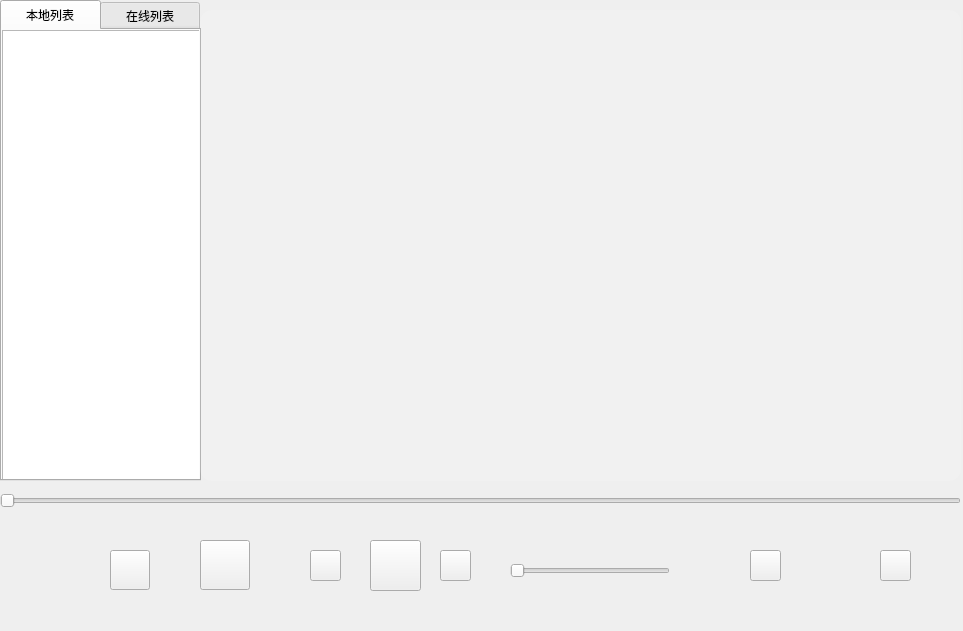
<?xml version="1.0" encoding="UTF-8"?>
<ui version="4.0">
 <class>MusicWindow</class>
 <widget class="QMainWindow" name="MusicWindow">
  <property name="geometry">
   <rect>
    <x>0</x>
    <y>0</y>
    <width>963</width>
    <height>631</height>
   </rect>
  </property>
  <property name="windowTitle">
   <string>车载多媒体-音乐播放器</string>
  </property>
  <property name="styleSheet">
   <string notr="true">QPushButton#btn_play[mode='pause']{border-image:url()}</string>
  </property>
  <widget class="QWidget" name="centralwidget">
   <property name="styleSheet">
    <string notr="true">QPushButton#btn_play[mode='pause']{border-image:url(:/image/player/play.svg);}
QPushButton#btn_play[mode='play']{border-image:url(:/image/player/pause.svg);}</string>
   </property>
   <widget class="QTabWidget" name="tabWidget">
    <property name="geometry">
     <rect>
      <x>0</x>
      <y>0</y>
      <width>201</width>
      <height>481</height>
     </rect>
    </property>
    <property name="styleSheet">
     <string notr="true">QTabBar::tab{height:30;width:100}</string>
    </property>
    <property name="currentIndex">
     <number>0</number>
    </property>
    <widget class="QWidget" name="tab_local">
     <attribute name="title">
      <string>本地列表</string>
     </attribute>
     <widget class="QListWidget" name="list_local">
      <property name="geometry">
       <rect>
        <x>0</x>
        <y>0</y>
        <width>201</width>
        <height>451</height>
       </rect>
      </property>
     </widget>
    </widget>
    <widget class="QWidget" name="tab_online">
     <attribute name="title">
      <string>在线列表</string>
     </attribute>
     <widget class="QListWidget" name="list_online">
      <property name="geometry">
       <rect>
        <x>0</x>
        <y>0</y>
        <width>201</width>
        <height>451</height>
       </rect>
      </property>
     </widget>
    </widget>
   </widget>
   <widget class="QPushButton" name="btn_play">
    <property name="geometry">
     <rect>
      <x>370</x>
      <y>540</y>
      <width>51</width>
      <height>51</height>
     </rect>
    </property>
    <property name="styleSheet">
     <string notr="true"/>
    </property>
    <property name="text">
     <string/>
    </property>
   </widget>
   <widget class="QSlider" name="play_progress_bar">
    <property name="geometry">
     <rect>
      <x>0</x>
      <y>490</y>
      <width>961</width>
      <height>22</height>
     </rect>
    </property>
    <property name="orientation">
     <enum>Qt::Horizontal</enum>
    </property>
   </widget>
   <widget class="QPushButton" name="btn_prev">
    <property name="geometry">
     <rect>
      <x>310</x>
      <y>550</y>
      <width>31</width>
      <height>31</height>
     </rect>
    </property>
    <property name="styleSheet">
     <string notr="true">border-image: url(:/image/player/next.svg);</string>
    </property>
    <property name="text">
     <string/>
    </property>
   </widget>
   <widget class="QPushButton" name="btn_next">
    <property name="geometry">
     <rect>
      <x>440</x>
      <y>550</y>
      <width>31</width>
      <height>31</height>
     </rect>
    </property>
    <property name="styleSheet">
     <string notr="true">border-image: url(:/image/player/prev.svg);</string>
    </property>
    <property name="text">
     <string/>
    </property>
   </widget>
   <widget class="QPushButton" name="btn_file">
    <property name="geometry">
     <rect>
      <x>750</x>
      <y>550</y>
      <width>31</width>
      <height>31</height>
     </rect>
    </property>
    <property name="styleSheet">
     <string notr="true">border-image: url(:/image/player/file.svg);</string>
    </property>
    <property name="text">
     <string/>
    </property>
   </widget>
   <widget class="QSlider" name="slider_voice">
    <property name="geometry">
     <rect>
      <x>510</x>
      <y>560</y>
      <width>160</width>
      <height>22</height>
     </rect>
    </property>
    <property name="orientation">
     <enum>Qt::Horizontal</enum>
    </property>
   </widget>
   <widget class="QPushButton" name="btn_quit">
    <property name="geometry">
     <rect>
      <x>880</x>
      <y>550</y>
      <width>31</width>
      <height>31</height>
     </rect>
    </property>
    <property name="styleSheet">
     <string notr="true">border-image: url(:/image/player/back.svg);</string>
    </property>
    <property name="text">
     <string/>
    </property>
   </widget>
   <widget class="QListView" name="lyricView">
    <property name="geometry">
     <rect>
      <x>200</x>
      <y>10</y>
      <width>761</width>
      <height>471</height>
     </rect>
    </property>
    <property name="styleSheet">
     <string notr="true">QListView {
        background: rgba(255,255,255,0.1);
        border-radius: 12px;
        padding: 20px 0;
        font-family: &quot;Microsoft YaHei&quot;;
      font-size: 20px;
        outline: none;
    }
    
    QListView::item {
        height: 50px;
qproperty-alignment: AlignCenter;
        color: white;
        border: none;
        text-align: center;
    }
    
    QListView::item:selected {
        color: #e74c3c;
        background: rgba(231, 76, 60, 0.1);
        font-size: 24px;
        font-weight: bold;
        border-radius: 8px;
    }
    
    QScrollBar:vertical {
        width: 8px;
        background: rgba(200, 200, 200, 0.1);
    }
    
    QScrollBar::handle:vertical {
        background: rgba(231, 76, 60, 0.6);
        border-radius: 4px;
    }</string>
    </property>
   </widget>
   <widget class="QLabel" name="label_background">
    <property name="geometry">
     <rect>
      <x>200</x>
      <y>10</y>
      <width>761</width>
      <height>471</height>
     </rect>
    </property>
    <property name="text">
     <string/>
    </property>
   </widget>
   <widget class="QPushButton" name="btn_del">
    <property name="geometry">
     <rect>
      <x>110</x>
      <y>550</y>
      <width>40</width>
      <height>40</height>
     </rect>
    </property>
    <property name="styleSheet">
     <string notr="true">border-image: url(:/image/player/del.svg);</string>
    </property>
    <property name="text">
     <string/>
    </property>
   </widget>
   <widget class="QPushButton" name="btn_mode">
    <property name="geometry">
     <rect>
      <x>200</x>
      <y>540</y>
      <width>50</width>
      <height>50</height>
     </rect>
    </property>
    <property name="text">
     <string/>
    </property>
   </widget>
   <zorder>label_background</zorder>
   <zorder>tabWidget</zorder>
   <zorder>btn_play</zorder>
   <zorder>play_progress_bar</zorder>
   <zorder>btn_prev</zorder>
   <zorder>btn_next</zorder>
   <zorder>btn_file</zorder>
   <zorder>slider_voice</zorder>
   <zorder>btn_quit</zorder>
   <zorder>lyricView</zorder>
   <zorder>btn_del</zorder>
   <zorder>btn_mode</zorder>
  </widget>
 </widget>
 <resources/>
 <connections/>
</ui>
